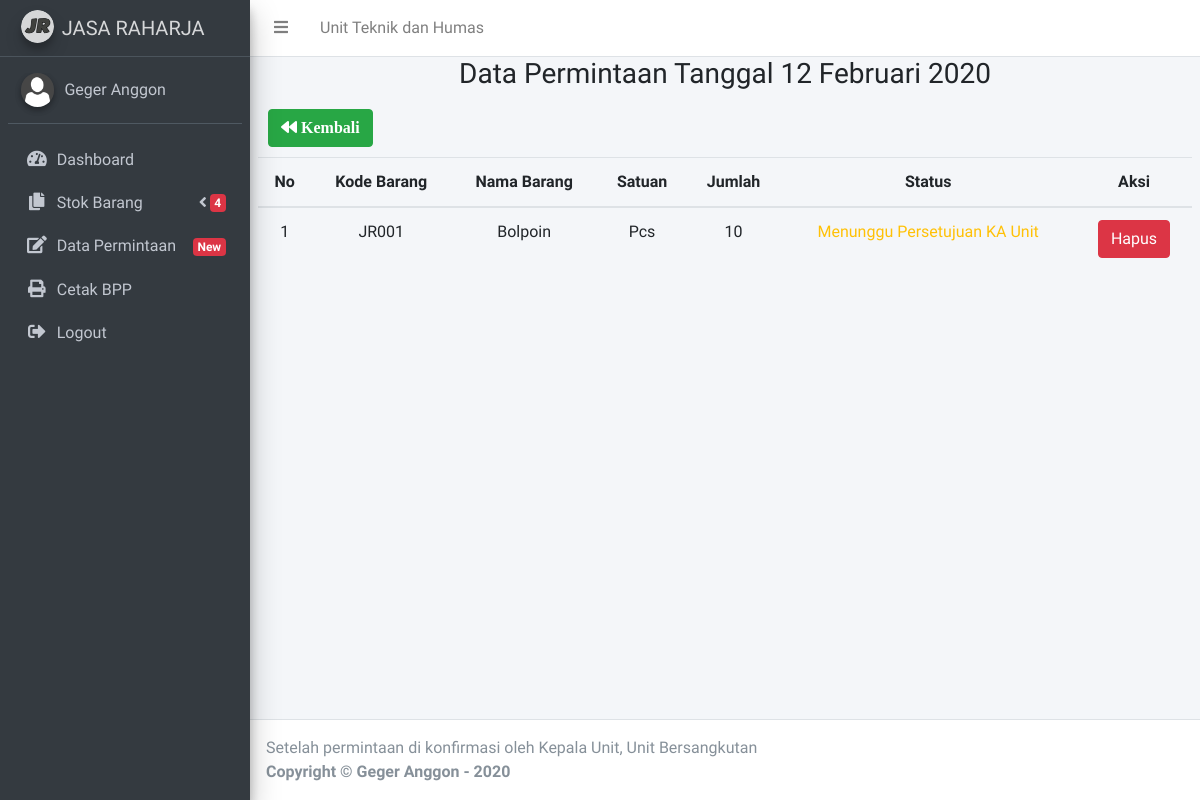
/staff/index.php?p=detil&tgl=2020-02-12 (signed in), run on an earlier commit of the app's database.
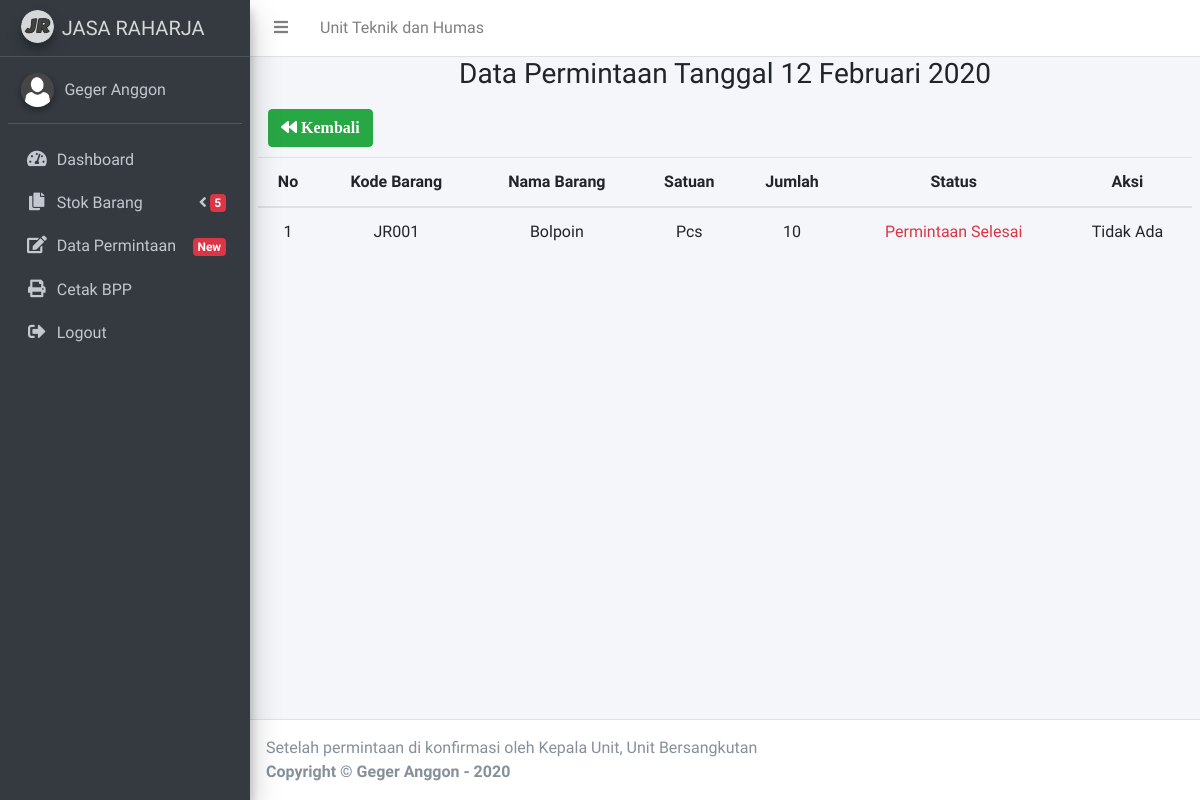
And on a later commit of the database.
### tables this page shows
CREATE TABLE `permintaan`  (
  `id_permintaan` int(100) NOT NULL AUTO_INCREMENT,
  `nama` varchar(255) NULL DEFAULT NULL,
  `idjabatan` int(11) NULL DEFAULT NULL,
  `unit` varchar(20) NOT NULL,
  `kode_brg` varchar(5) NOT NULL,
  `id_jenis` int(11) NOT NULL,
  `jumlah` int(11) NOT NULL,
  `tgl_permintaan` date NOT NULL,
  `keterangan` varchar(255) NULL DEFAULT NULL,
  `status` int(11) NOT NULL DEFAULT 0,
  PRIMARY KEY (`id_permintaan`) USING BTREE
);

CREATE TABLE `stokbarang`  (
  `kode_brg` varchar(5) NOT NULL,
  `id_jenis` int(2) NOT NULL,
  `nama_brg` varchar(30) NOT NULL,
  `satuan` varchar(50) NULL DEFAULT NULL,
  `stok` int(11) NOT NULL,
  `keluar` int(11) NULL DEFAULT 0,
  `sisa` int(11) NOT NULL,
  `tgl_masuk` date NOT NULL,
  `suplier` varchar(20) NOT NULL,
  PRIMARY KEY (`kode_brg`) USING BTREE
);

### fungsi/fungsi.php (called while the page is built)
<?php
	function tanggal_indo($tanggal) {
		$bulan = array(1=>'Januari',
						  'Februari',
						  'Maret',
						  'April',
						  'Mei',
						  'Juni',
						  'Juli',
						  'Agustus',
						  'September',
						  'Oktober',
						  'November',
						  'Desember'
				);
		$split = explode('-', $tanggal);
		$tanggal_indo = $split[2] . ' ' . $bulan[(int)$split[1]] . ' ' . $split[0];
		return $tanggal_indo;
	}

### staff/detilpesan.php (the view, shortened to what the changed rows need)
<?php
    include "../fungsi/koneksi.php";
    include "../fungsi/fungsi.php";
    if (isset($_GET['tgl'])) {
        $tgl = $_GET['tgl'];
        $query = mysqli_query($koneksi, "SELECT  permintaan.id_permintaan, permintaan.kode_brg, nama_brg, jumlah, satuan, status FROM permintaan INNER JOIN
        stokbarang ON permintaan.kode_brg = stokbarang.kode_brg  WHERE tgl_permintaan='$tgl' AND unit='$_SESSION[divisi]' ");
    }
?>
<section class="content">
    <div class="row">
        <div class="col-sm-12">
             <div class="box box-primary">
                <div class="box-header with-border">
                    <h3 class="text-center">Data Permintaan Tanggal <?php echo tanggal_indo($tgl); ?></h3>
                </div>
                <div class="box-body">
                    <a href="index.php?p=datapesanan" style="margin:10px;" class="btn btn-success"><i class='fa fa-backward'>  Kembali</i></a>
                    <div class="table-responsive">
                        <table class="table text-center">
                            <thead  >
                                <tr>
                                    <th>No</th>
                                    <th>Kode Barang</th>
                                    <th>Nama Barang</th>
									<th>Satuan</th>
                                    <th>Jumlah</th>
                                    <th>Status</th>
                                    <th>Aksi</th>
                                </tr>
                            </thead>
                            <tbody>
                                <tr>
                                    <?php
                                        $no =1 ;
                                        if (mysqli_num_rows($query)) {
                                            while($row=mysqli_fetch_assoc($query)):
                                     ?>
                                        <td> <?= $no; ?> </td>
                                        <td> <?= $row['kode_brg']; ?> </td>
                                        <td> <?= $row['nama_brg']; ?> </td>
										<td> <?= $row['satuan']; ?> </td>
                                        <td> <?= $row['jumlah']; ?> </td>
                                        <td > <?php
                                                 if ($row['status'] == 0){
                                                    echo '<span class=text-warning>Menunggu Persetujuan KA Unit</span>';
                                                } elseif ($row['status'] == 1) {
                                                    echo '<span class=text-primary>Telah Disetujui KA Unit</span>';
                                                } elseif ($row['status'] == 2) {
                                                    echo '<span class=text-primary>Telah Disetujui</span>';
                                                } elseif ($row['status'] == 3) {
                                                    echo '<span class=text-primary>Telah Dibatalkan</span>';
                                                }else {
                                                    echo '<span class=text-danger>Permintaan Selesai</span>';
                                                }
                                           ?>
                                         </td>
                                         <td>
                                         <?php if($row['status'] == 0): ?>
                                            <a  href="?p=detil&aksi=hapus&id=<?= $row['id_permintaan']; ?>&tgl=<?= $tgl; ?>"><span data-placement='top' data-toggle='tooltip' title='Hapus'><button   class="btn btn-danger" onclick="return confirm('Yakin ingin menghapus ?')">Hapus</button></span></a>
                                        <?php elseif ($row['status'] == 1): ?>
                                            <p> Di Setujui Oleh KA Unit, Menunggu Acc HC & Umum</p>
                                        <?php elseif ($row['status'] == 2): ?>
                                            <p> Permintaan telah di Setujui Menunggu Pengeluaran Barang</p>
                                         <?php elseif ($row['status'] == 3): ?>
                                         <p> Data Permintaan Telah di Batalkan Oleh KA UNIT</p>
                                        <?php else: ?>
                                        <p> Tidak Ada</p>
                                        <?php endif; ?>
                                        </td>
                            </tr>
                            <?php $no++; endwhile; }else {echo "<tr><td colspan=9>Tidak ada permintaan material teknik.</td></tr>";} ?>
                            </tbody>
                        </table>
                    </div>
                </div>
            </div>
        </div>
    </div>
</section>

### staff/index.php (shortened to what the changed rows need)
  <?php
include "../fungsi/koneksi.php";
  $query = mysqli_query($koneksi, "SELECT COUNT(id_jenis) AS jumlah FROM jenis_barang ");
  $data = mysqli_fetch_assoc($query);
  if (! empty($_SESSION['login']) && ($_SESSION['level'] == "staff"))
{
  ?>
<!DOCTYPE html>
<html>
<head>
  <link rel="stylesheet" href="../assets/fa/css/font-awesome.min.css">
  <link rel="stylesheet" href="../assets/dist/css/AdminLTE.min.css">
  <link rel="stylesheet" href="../assets/dist/css/skins/_all-skins.min.css">
  <link rel="stylesheet" href="../assets/plugins/fontawesome-free/css/all.min.css">
  <link rel="stylesheet" href="../assets/plugins/overlayScrollbars/css/OverlayScrollbars.min.css">
  <link rel="stylesheet" href="../assets/plugins/iCheck/flat/blue.css">
  <link rel="stylesheet" href="../assets/plugins/morris/morris.css">
  <link rel="stylesheet" href="../assets/plugins/jvectormap/jquery-jvectormap-1.2.2.css">
  <link rel="stylesheet" href="../assets/plugins/datepicker/datepicker3.css">
  <link rel="stylesheet" href="../assets/plugins/daterangepicker/daterangepicker.css">
  <link rel="stylesheet" href="../assets/plugins/bootstrap-wysihtml5/bootstrap3-wysihtml5.min.css">
  </head>
<body class="hold-transition sidebar-mini layout-fixed layout-navbar-fixed layout-footer-fixed">
<div class="wrapper">
 <nav class="main-header navbar navbar-expand navbar-white navbar-light">
    <ul class="navbar-nav">
      <li class="nav-item">
        <a class="nav-link" data-widget="pushmenu" href="#"><i class="fas fa-bars"></i></a>
      </li>
      <li class="nav-item d-none d-sm-inline-block">
        <a href="#" class="nav-link">Unit <?=  $_SESSION['divisi']; ?></a>
      </li>
    </ul>
  </nav>
  <aside class="main-sidebar sidebar-dark-primary elevation-4">
  <a href="index.php" class="brand-link">
  <img src="../assets/dist/img/jr.png" alt="JR Logo" class="brand-image img-circle elevation-3"
  style="opacity: .8">
  <span class="brand-text font-weight-light">JASA RAHARJA</span>
  </a>
  <div class="sidebar">
  <div class="user-panel mt-3 pb-3 mb-3 d-flex">
        <div class="image">
          <img src="../assets/dist/img/guest.png" class="img-circle elevation-2" alt="User Image">
        </div>
        <div class="info">
            <a href="#" class="d-block"><?=  $_SESSION['nama']; ?></a>
        </div>
      </div>
      <nav class="mt-2">
      <ul class="nav nav-pills nav-sidebar flex-column" data-widget="treeview" role="menu" data-accordion="false">
      <li class="nav-item">
            <a href="index.php" class="nav-link">
              <i class="nav-icon fas fa-tachometer-alt"></i>
              <p>
                Dashboard
              </p>
            </a>
          </li>
          <li class="nav-item has-treeview menu-close">
            <a href="#" class="nav-link">
              <i class="nav-icon fas fa-copy"></i>
              <p>
                Stok Barang
                <span class="right badge badge-danger"><?= $data['jumlah']; ?></span>
                <i class="right fas fa-angle-left"></i>
              </p>
            </a>
          </li>
          <li class="nav-item">
            <a href="index.php?p=datapesanan" class="nav-link">
              <i class="nav-icon fas fa-edit"></i>
              <p>
                 Data Permintaan
                <span class="right badge badge-danger">New</span>
              </p>
            </a>
          </li>
          <li class="nav-item">
            <a href="index.php?p=cetakpesanan" class="nav-link">
              <i class="nav-icon fas fa-print"></i>
              <p>
                 Cetak BPP
              </p>
            </a>
          </li>
          <li class="nav-item">
            <a href="../logout.php" class="nav-link">
              <i class="nav-icon fas fa-sign-out-alt"></i>
              <p>
                 Logout
              </p>
            </a>
          </li>
</ul>
</nav>
</div>
</aside>
  <div class="content-wrapper">
    <?php
          include "page.php";
    ?>
  </div>
  <footer class="main-footer">
	<marquee hspace="40" width="full-width">Setelah permintaan di konfirmasi oleh Kepala Unit, Unit Bersangkutan</marquee>
    <strong>Copyright &copy; Geger Anggon - 2020 </strong>
  </footer>
</body>
</html>
<?php
}
else
{
    echo 'Anda Belum Melakukan Login. <a href="../index.php">Klik Disini</a> Untuk log in.';
}

What changed in the data, as far as the page shows it:
changed permintaan "JR001": status "Menunggu Persetujuan KA Unit Hapus" → "Permintaan Selesai Tidak Ada"
Also different on the page:
$data['jumlah']: "4" → "5"
